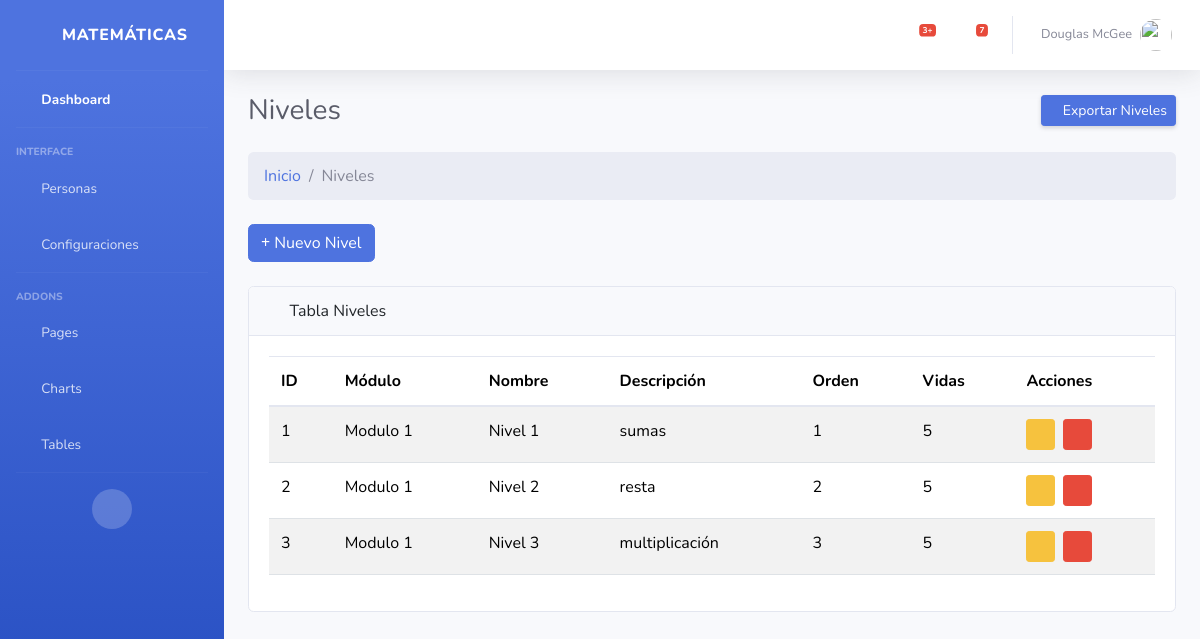
/nivel/, run on an earlier commit of the app's database.
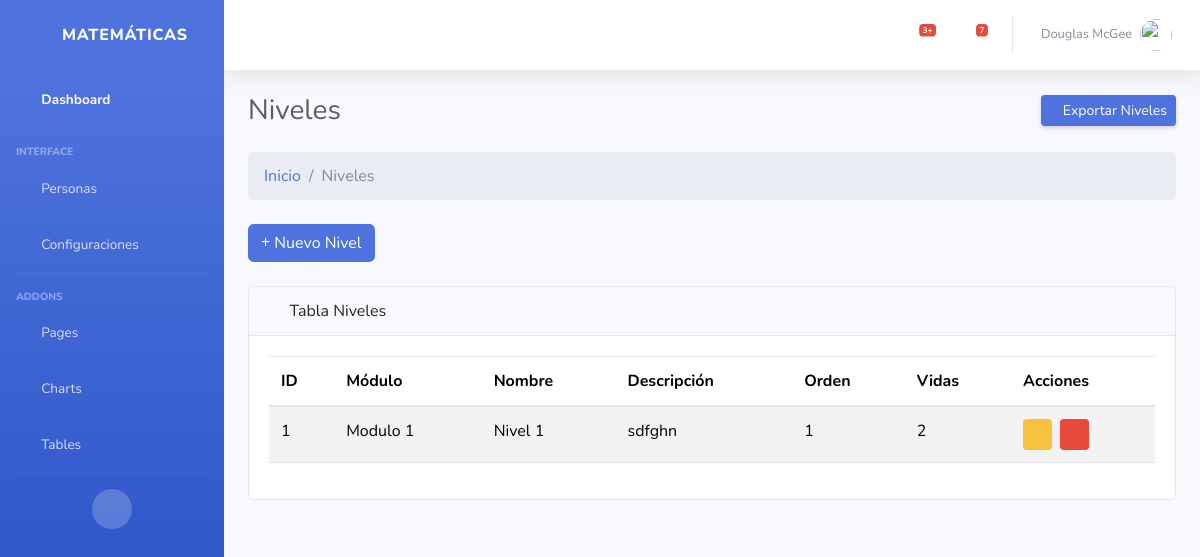
And on a later commit of the database.
### Aplicaciones/core/models.py (models this page shows, shortened)
class Niveles(models.Model):
    niv_id = models.AutoField(primary_key=True)
    fk_modulo = models.ForeignKey(Modulos,verbose_name='Modulo',on_delete=models.CASCADE)
    niv_nombre = models.CharField(max_length=50,null=False,unique=True,verbose_name="Nombre del nivel:")
    niv_descripcion = models.CharField(max_length=100,null=False,verbose_name="Descripción del nivel:")
    orden = models.IntegerField()
    vidas = models.IntegerField()
    niv_estado = models.BooleanField(default=True,verbose_name='Estado:')
    niv_fecha_creacion = models.DateTimeField(auto_now_add=True,verbose_name='Creado el:')
    niv_fecha_actualizacion = models.DateTimeField(auto_now=True,verbose_name='Actualizado el:')

class Modulos(models.Model):
    mod_id = models.AutoField(primary_key=True)
    mod_nombre = models.CharField(max_length=50,null=False,unique=True,verbose_name="Nombre del modulo:")
    mod_descripcion = models.CharField(max_length=100,null=False,verbose_name="Descripción del modulo:")
    mod_estado = models.BooleanField(default=True,verbose_name='Estado:')
    mod_fecha_creacion = models.DateTimeField(auto_now_add=True,verbose_name='Creado el:')
    mod_fecha_actualizacion = models.DateTimeField(auto_now=True,verbose_name='Actualizado el:')
    def __str__(self):
        return f"{self.mod_id}: {self.mod_nombre}"

### Aplicaciones/core/views/crud_niveles_views.py (the view, shortened to what this page needs)
# urls.py: path('nivel/', crud_niveles_views.index, name='nivel_index'),
def index(request):
    niveles = Niveles.objects.filter(niv_estado=True)
    form = NivelesForm()
    form_editar = None
    nivel_a_editar = None
    return render(request, 'nivel/index.html', {
        'niveles': niveles,
        'form': form,
        'form_editar': form_editar,
        'nivel_a_editar': nivel_a_editar
    })

### Aplicaciones/core/templates/nivel/Index.html (shortened to what this page needs)
{% extends "plantillas/MasterAdmin.html" %}
{% load static %}
{% block content %}
<div class="container-fluid">
    <div class="d-sm-flex align-items-center justify-content-between mb-4">
        <h1 class="h3 mb-0 text-gray-800">Niveles</h1>
        <a href="#" class="btn btn-sm btn-primary shadow-sm"> Exportar
            Niveles</a>
    </div>
    <ol class="breadcrumb mb-4">
        <li class="breadcrumb-item"><a href="{% url 'inicio' %}">Inicio</a></li>
        <li class="breadcrumb-item active">Niveles</li>
    </ol>
    <div class="mb-4">
        <a href="#" class="btn btn-primary" data-bs-toggle="modal" data-bs-target="#modalCrear"><i
                class="fas fa-plus"></i> Nuevo Nivel</a>
    </div>
    <div class="card mb-4">
        <div class="card-header"><i class="fas fa-table me-1"></i> Tabla Niveles</div>
        <div class="card-body">
            <div class="table-responsive">
                <table class="table table-striped" id="tbl-admin" width="100%" cellspacing="0">
                    <thead>
                        <tr>
                            <th>ID</th>
                            <th>Módulo</th>
                            <th>Nombre</th>
                            <th>Descripción</th>
                            <th>Orden</th>
                            <th>Vidas</th>
                            <th>Acciones</th>
                        </tr>
                    </thead>
                    <tbody>
                        {% for nivel in niveles %}
                        <tr>
                            <td>{{ nivel.niv_id }}</td>
                            <td>{{ nivel.fk_modulo.mod_nombre }}</td>
                            <td>{{ nivel.niv_nombre }}</td>
                            <td>{{ nivel.niv_descripcion }}</td>
                            <td>{{ nivel.orden }}</td>
                            <td>{{ nivel.vidas }}</td>
                            <td>
                                <div class="d-flex gap-2">
                                    <a href="#" class="btn btn-sm btn-warning" data-bs-toggle="modal"
                                        data-bs-target="#modalEditar{{ nivel.niv_id }}">
                                        <i class="fas fa-edit"></i>
                                    </a>
                                    <a href="#" class="btn btn-sm btn-danger" data-bs-toggle="modal"
                                        data-bs-target="#modalEliminar{{ nivel.niv_id }}">
                                        <i class="fas fa-trash-alt"></i>
                                    </a>
                                </div>
                            </td>
                        </tr>
                        {% endfor %}
                    </tbody>
                </table>
            </div>
        </div>
    </div>
</div>
{% endblock %}

### Aplicaciones/core/templates/plantillas/MasterAdmin.html (shortened to what this page needs)
{% load static %}
<!DOCTYPE html>
<html lang="es">
  <head>
    <link href="{% static 'vendor/fontawesome-free/css/all.min.css'%}" rel="stylesheet" type="text/css" />
    <link rel="stylesheet" href="{% static 'css/bootstrap.min.css' %}" />
    <link href="{% static 'css/sb-admin-2.min.css' %}" rel="stylesheet" />
  </head>
  <body id="page-top">
    <div id="wrapper">
      <ul class="navbar-nav bg-gradient-primary sidebar sidebar-dark accordion" id="accordionSidebar">
        <a class="sidebar-brand d-flex align-items-center justify-content-center" href="index.html">
          <div class="sidebar-brand-icon rotate-n-15">
            <i class="fas fa-laugh-wink"></i>
          </div>
          <div class="sidebar-brand-text mx-3">
            Matemáticas
          </div>
        </a>
        <hr class="sidebar-divider my-0" />
        <li class="nav-item active">
          <a class="nav-link" href="{% url 'inicio' %}">
            <i class="fas fa-fw fa-tachometer-alt"></i>
            <span>Dashboard</span>
          </a>
        </li>
        <hr class="sidebar-divider" />
        <div class="sidebar-heading">Interface</div>
        <li class="nav-item">
          <a class="nav-link collapsed" href="#" data-toggle="collapse" data-target="#collapseTwo" aria-expanded="true" aria-controls="collapseTwo">
            <i class="fas fa-fw fa-users"></i>
            <span>Personas</span>
          </a>
        </li>
        <li class="nav-item">
          <a class="nav-link collapsed" href="#" data-toggle="collapse" data-target="#collapseUtilities" aria-expanded="true" aria-controls="collapseUtilities">
            <i class="fas fa-fw fa-wrench"></i>
            <span>Configuraciones</span>
          </a>
        </li>
        <hr class="sidebar-divider" />
        <div class="sidebar-heading">Addons</div>
        <li class="nav-item">
          <a class="nav-link collapsed" href="#" data-toggle="collapse" data-target="#collapsePages" aria-expanded="true" aria-controls="collapsePages">
            <i class="fas fa-fw fa-folder"></i>
            <span>Pages</span>
          </a>
        </li>
        <li class="nav-item">
          <a class="nav-link" href="charts.html">
            <i class="fas fa-fw fa-chart-area"></i>
            <span>Charts</span>
          </a>
        </li>
        <li class="nav-item">
          <a class="nav-link" href="tables.html">
            <i class="fas fa-fw fa-table"></i>
            <span>Tables</span>
          </a>
        </li>
        <hr class="sidebar-divider d-none d-md-block" />
        <div class="text-center d-none d-md-inline">
          <button class="rounded-circle border-0" id="sidebarToggle"></button>
        </div>
      </ul>
      <div id="content-wrapper" class="d-flex flex-column">
        <div id="content">
          <nav class="navbar navbar-expand navbar-light bg-white topbar mb-4 static-top shadow">
            <ul class="navbar-nav ml-auto">
              <li class="nav-item dropdown no-arrow mx-1">
                <a class="nav-link dropdown-toggle" href="#" id="alertsDropdown" role="button" data-toggle="dropdown" aria-haspopup="true" aria-expanded="false">
                  <i class="fas fa-bell fa-fw"></i>
                  <span class="badge badge-danger badge-counter">3+</span>
                </a>
              </li>
              <li class="nav-item dropdown no-arrow mx-1">
                <a class="nav-link dropdown-toggle" href="#" id="messagesDropdown" role="button" data-toggle="dropdown" aria-haspopup="true" aria-expanded="false">
                  <i class="fas fa-envelope fa-fw"></i>
                  <span class="badge badge-danger badge-counter">7</span>
                </a>
              </li>
              <li class="nav-item dropdown no-arrow">
                <a class="nav-link dropdown-toggle" href="#" id="userDropdown" role="button" data-toggle="dropdown" aria-haspopup="true" aria-expanded="false">
                  <span class="mr-2 d-none d-lg-inline text-gray-600 small">Douglas McGee</span>
                  <img class="img-profile rounded-circle" src="{% static 'img/undraw_profile.svg'%}" />
                </a>
              </li>
            </ul>
          </nav>
            {% block content %}
            {% endblock %}
          </div>
        </div>
      </div>
  </body>
</html>

### Aplicaciones/core/templates/nivel/Index.html (style rules this page uses)
body { background-color: #f4f8ff; }

What changed in the data, as far as the page shows it:
removed Niveles: niv_id "2", fk_modulo.mod_nombre "Modulo 1", niv_nombre "Nivel 2", niv_descripcion "resta", orden "2", vidas "5"
removed Niveles: niv_id "3", fk_modulo.mod_nombre "Modulo 1", niv_nombre "Nivel 3", niv_descripcion "multiplicación", orden "3", vidas "5"
changed Niveles "Nivel 1": niv_descripcion "sumas" → "sdfghn"; vidas "5" → "2"
